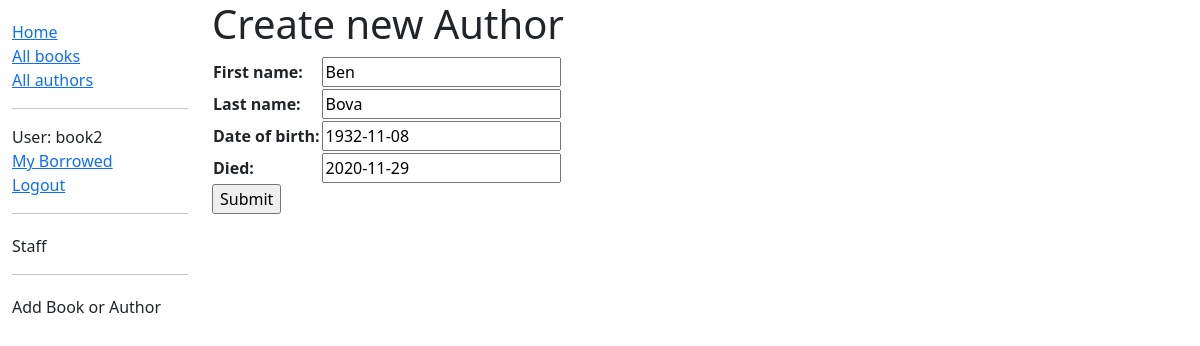
The app's page /catalog/author/2/update/ (signed in) with its own data.
### catalog/models.py (models this page shows, shortened)
class Author(models.Model):
    first_name = models.CharField(max_length=100)
    last_name = models.CharField(max_length=100)
    date_of_birth = models.DateField(null=True, blank=True)
    date_of_death = models.DateField('Died', null=True, blank=True)
    class Meta:
        ordering = ['last_name', 'first_name']
        permissions = (("can_edit_authors", "Set author as edited"),)

### catalog/views.py (the view)
# urls.py: re_path(r'^author/(?P<pk>\d+)/update/$', views.AuthorUpdate.as_view(), name='author_update'),
class AuthorUpdate(PermissionRequiredMixin, UpdateView):
    model = Author
    fields = ['first_name', 'last_name', 'date_of_birth', 'date_of_death']
    permission_required = 'catalog.change_author'

### catalog/templates/catalog/author_form.html (shortened to what this page needs)
{% extends "catalog/base_generic.html" %}
{% block content %}
    <h1>Create new Author</h1>
    <form action="" method="post">
        <table>
            {{ form.as_table }}
        </table>
        <input type="submit" value="Submit" />
    </form>
{% endblock %}

### catalog/templates/catalog/base_generic.html (shortened to what this page needs)
{% load static %}
<!DOCTYPE html>
<html lang="en">
  <head>
    <link
      href="https://cdn.jsdelivr.net/npm/bootstrap@5.1.3/dist/css/bootstrap.min.css"
      rel="stylesheet"
 />
    <link rel="stylesheet" href="{% static 'css/styles.css' %}" />
  </head>
  <body>
    <div class="container-fluid">
      <div class="row">
        <div class="col-sm-2">
          {% block sidebar %}
            <ul class="sidebar-nav">
              <li><a href="{% url 'index' %}">Home</a></li>
              <li><a href="{% url 'books' %}">All books</a></li>
              <li><a href="{% url 'authors' %}">All authors</a></li>
                <hr>
                {% if user.is_authenticated %}
                    <li>User: {{ user.get_username }}</li>
                    <li><a href="{% url 'my-borrowed' %}">My Borrowed</a></li>
                    <li><a href="{% url 'logout' %}?next={{ request.path }}">Logout</a></li>
                {% else %}
                    <li><a href="{% url 'login' %}?next={{ request.path }}">Login</a></li>
                {% endif %}
            </ul>
              {% if user.is_staff %}
                  <hr>
                  <ul class="sidebar-nav">
                      <li>Staff</li>
                  </ul>
                  <hr>
                  <ul class="sidebar-nav">
                      <li>Add Book or Author</li>
                  </ul>
              {% endif %}
          {% endblock %}
        </div>
        <div class="col-sm-10 ">
                {% block content %}{% endblock %}
        </div>
      </div>
    </div>
  </body>
</html>

### catalog/static/css/styles.css (style rules this page uses)
.sidebar-nav { margin-top: 20px; padding: 0; list-style: none; }

### records on screen
Author: first_name "Ben", last_name "Bova", date_of_birth "1932-11-08", date_of_death "2020-11-29"

### other values on screen
{{ user.get_username }} "book2"
